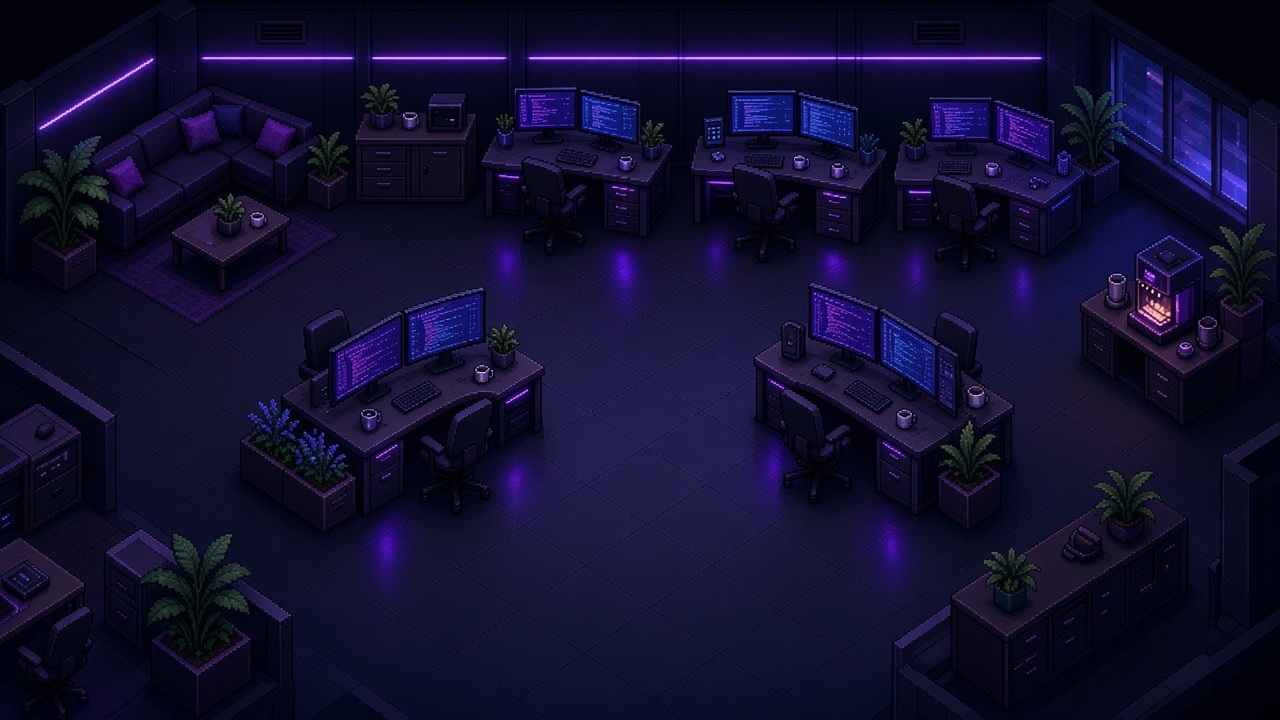
#> input picture assets/floor.jpg, 1280 x 720 px
$ python render_sequence.py
#> lines starting #> are read from the running program, lines starting #| are printed output that depends on the picture
#!/usr/bin/env python3
"""Render the 10s Mira-station sequence to a 1920 still + GIF/MP4 from the real sheets."""
from pathlib import Path

from PIL import Image, ImageDraw, ImageFont

ROOT = Path(__file__).resolve().parents[2]
SPR = ROOT / "concepts" / "sprites"
SHOT = ROOT / "concepts" / "screenshots"
SHOT.mkdir(exist_ok=True)

MIRA_W, MIRA_H = 56, 64
SLIME_W, SLIME_H = 28, 26
FPS = 8
DURATION = 10.0

SEAT_MIRA = (514, 146)
SEAT_SLIME = (568, 138)
SHADOW = (527, 205)
PATH = [(528, 126), (548, 132), (572, 136), (598, 138), (624, 140), (646, 138)]


# [37 lines left out: functions phase, mira_index, slime_index, not called in this run]


def cell(sheet, i, cw, ch):
    return sheet.crop((i * cw, 0, (i + 1) * cw, ch))


# [47 lines left out: functions compose, hud, not called in this run]


def main():
    floor = Image.open(ROOT / "assets" / "floor.jpg").convert("RGBA")
    dim = Image.new("RGBA", floor.size, (5, 7, 16, 140))
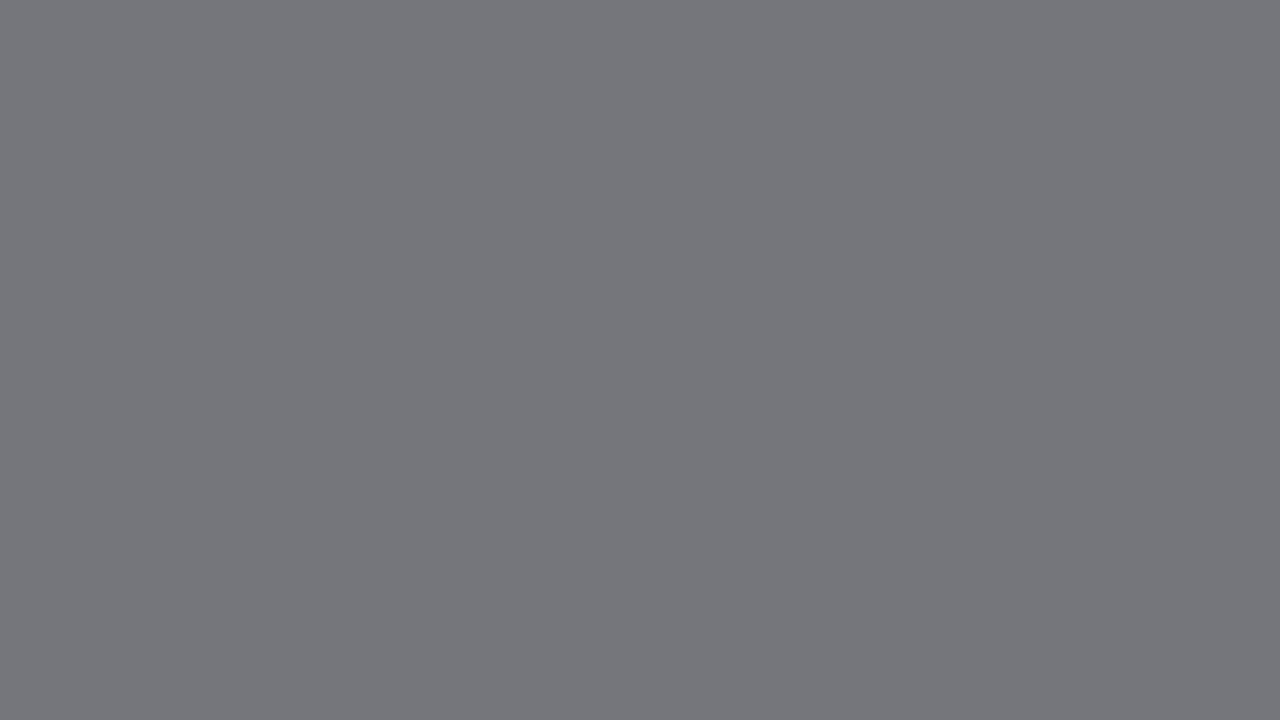
#> dim: PIL image 1280x720 RGBA; mean R, G, B, A 5, 7, 16, 140; transparent parts drawn white
    ImageDraw.Draw(dim).ellipse((420, 60, 680, 310), fill=(0, 0, 0, 0))
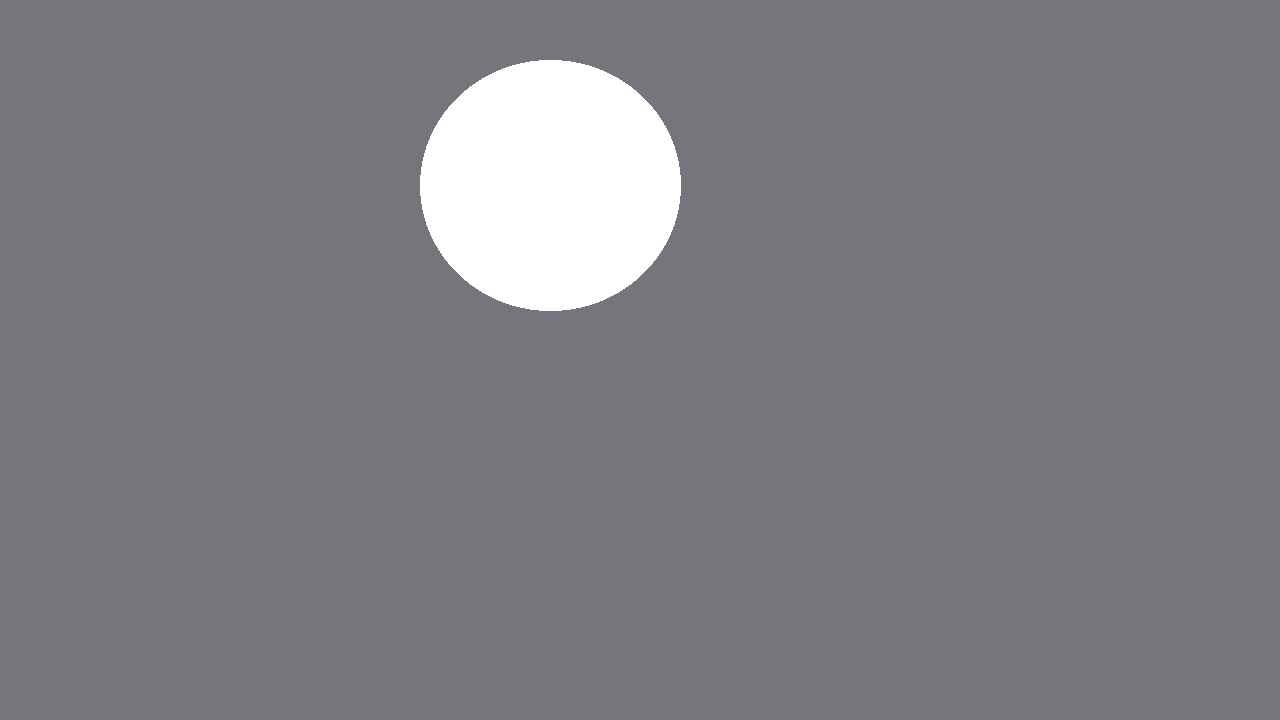
#> dim: PIL image 1280x720 RGBA; mean R, G, B, A 4.7, 6.6, 15.1, 132.2; transparent parts drawn white
#> (the run stopped early here; a loop or call above may not have finished)
